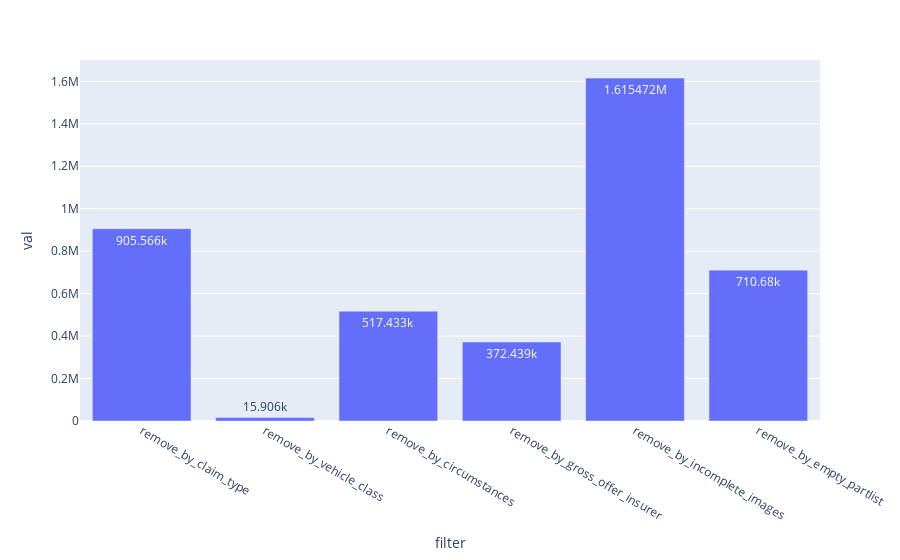

The notebook cell this image was saved under:
### Code cell
ex.bar(filterCaseDf, x="filter", y="val", text_auto=True)

### Figure 1 — Plotly figure (JSON) as saved in the notebook; plotly's stock layout.template omitted (floating-point values rounded to 4 significant figures)
{"data": [{"alignmentgroup": "True", "hovertemplate": "filter=%{x}<br>val=%{y}<extra></extra>", "legendgroup": "", "marker": {"color": "#636efa", "pattern": {"shape": ""}}, "name": "", "offsetgroup": "", "orientation": "v", "showlegend": false, "textposition": "auto", "texttemplate": "%{y}", "type": "bar", "x": ["remove_by_claim_type", "remove_by_vehicle_class", "remove_by_circumstances", "remove_by_gross_offer_insurer", "remove_by_incomplete_images", "remove_by_empty_partlist"], "xaxis": "x", "y": [905566, 15906, 517433, 372439, 1615472, 710680], "yaxis": "y"}], "layout": {"barmode": "relative", "legend": {"tracegroupgap": 0}, "margin": {"t": 60}, "xaxis": {"anchor": "y", "domain": [0, 1], "title": {"text": "filter"}}, "yaxis": {"anchor": "x", "domain": [0, 1], "title": {"text": "val"}}}}
